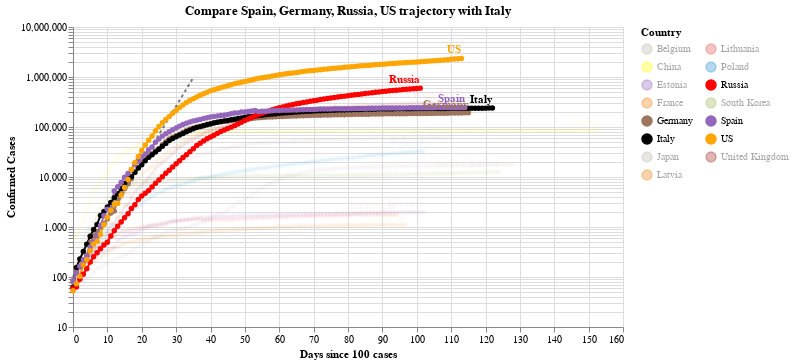

Here is the notebook cell this chart was saved with:
### Code cell
#hide_input
chart2 = make_since_chart(dff2, ['Spain', 'Germany','Russia', 'US'], baseline_countries)
chart2

### Figure 1 — Vega-Lite specification as saved in the notebook (floating-point values rounded to 4 significant figures; data arrays with more than 128 entries replaced by an {"elided": "..."} marker saying what was removed)
{"config": {"view": {"continuousWidth": 400, "continuousHeight": 300}}, "layer": [{"data": {"name": "data-628230001892d6798b50651be41d1b3e"}, "mark": {"type": "line", "color": "black", "opacity": 0.5, "strokeDash": [3, 3]}, "encoding": {"x": {"type": "quantitative", "field": "Days since 100 cases"}, "y": {"type": "quantitative", "field": "Confirmed Cases"}}}, {"data": {"name": "data-8963d3cd024d018332f830ad70bc8872"}, "mark": {"type": "line", "point": true}, "encoding": {"color": {"type": "nominal", "field": "Country", "legend": {"columns": 2}, "scale": {"domain": ["Belgium", "China", "Estonia", "France", "Germany", "Italy", "Japan", "Latvia", "Lithuania", "Poland", "Russia", "South Korea", "Spain", "US", "United Kingdom"], "range": ["#C1B7AD", "yellow", "#9467bd", "#F58518", "#9D755D", "black", "#C1B7AD", "#F58518", "#E45756", "#2495D3", "red", "#A1BA59", "#9467bd", "orange", "brown"]}}, "opacity": {"condition": {"value": 1, "selection": "selector003"}, "value": 0.05}, "tooltip": [{"type": "nominal", "field": "Country"}, {"type": "temporal", "field": "Date"}, {"type": "quantitative", "field": "Confirmed Cases"}, {"type": "quantitative", "field": "Days since 100 cases"}], "x": {"type": "quantitative", "field": "Days since 100 cases"}, "y": {"type": "quantitative", "field": "Confirmed Cases", "scale": {"type": "log"}}}, "selection": {"selector003": {"type": "multi", "fields": ["Country"], "bind": "legend", "init": [{"Country": "Spain"}, {"Country": "Germany"}, {"Country": "Russia"}, {"Country": "US"}, {"Country": "Italy"}]}}, "width": 550}, {"data": {"name": "data-8963d3cd024d018332f830ad70bc8872"}, "mark": {"type": "text", "align": "right", "dy": -8, "fontWeight": "bold"}, "encoding": {"color": {"type": "nominal", "field": "Country", "legend": {"columns": 2}, "scale": {"domain": ["Belgium", "China", "Estonia", "France", "Germany", "Italy", "Japan", "Latvia", "Lithuania", "Poland", "Russia", "South Korea", "Spain", "US", "United Kingdom"], "range": ["#C1B7AD", "yellow", "#9467bd", "#F58518", "#9D755D", "black", "#C1B7AD", "#F58518", "#E45756", "#2495D3", "red", "#A1BA59", "#9467bd", "orange", "brown"]}}, "opacity": {"condition": {"value": 1, "selection": "selector003"}, "value": 0.05}, "text": {"type": "nominal", "field": "Country"}, "tooltip": [{"type": "nominal", "field": "Country"}, {"type": "temporal", "field": "Date"}, {"type": "quantitative", "field": "Confirmed Cases"}, {"type": "quantitative", "field": "Days since 100 cases"}], "x": {"type": "quantitative", "field": "Days since 100 cases"}, "y": {"type": "quantitative", "field": "Confirmed Cases", "scale": {"type": "log"}}}, "transform": [{"filter": "(datum['Date'] >= 1592870400000)"}], "width": 550}], "title": "Compare Spain, Germany, Russia, US trajectory with Italy", "$schema": "https://vega.github.io/schema/vega-lite/v4.0.2.json", "datasets": {"data-628230001892d6798b50651be41d1b3e": [{"Days since 100 cases": 0, "Confirmed Cases": 100.0}, {"Days since 100 cases": 1, "Confirmed Cases": 130.0}, {"Days since 100 cases": 2, "Confirmed Cases": 169.0}, {"Days since 100 cases": 3, "Confirmed Cases": 219.7}, {"Days since 100 cases": 4, "Confirmed Cases": 285.6}, {"Days since 100 cases": 5, "Confirmed Cases": 371.3}, {"Days since 100 cases": 6, "Confirmed Cases": 482.7}, {"Days since 100 cases": 7, "Confirmed Cases": 627.5}, {"Days since 100 cases": 8, "Confirmed Cases": 815.7}, {"Days since 100 cases": 9, "Confirmed Cases": 1060.0}, {"Days since 100 cases": 10, "Confirmed Cases": 1379.0}, {"Days since 100 cases": 11, "Confirmed Cases": 1792.0}, {"Days since 100 cases": 12, "Confirmed Cases": 2330.0}, {"Days since 100 cases": 13, "Confirmed Cases": 3029.0}, {"Days since 100 cases": 14, "Confirmed Cases": 3937.0}, {"Days since 100 cases": 15, "Confirmed Cases": 5119.0}, {"Days since 100 cases": 16, "Confirmed Cases": 6654.0}, {"Days since 100 cases": 17, "Confirmed Cases": 8650.0}, {"Days since 100 cases": 18, "Confirmed Cases": 11250.0}, {"Days since 100 cases": 19, "Confirmed Cases": 14620.0}, {"Days since 100 cases": 20, "Confirmed Cases": 19000.0}, {"Days since 100 cases": 21, "Confirmed Cases": 24710.0}, {"Days since 100 cases": 22, "Confirmed Cases": 32120.0}, {"Days since 100 cases": 23, "Confirmed Cases": 41750.0}, {"Days since 100 cases": 24, "Confirmed Cases": 54280.0}, {"Days since 100 cases": 25, "Confirmed Cases": 70560.0}, {"Days since 100 cases": 26, "Confirmed Cases": 91730.0}, {"Days since 100 cases": 27, "Confirmed Cases": 119300.0}, {"Days since 100 cases": 28, "Confirmed Cases": 155000.0}, {"Days since 100 cases": 29, "Confirmed Cases": 201500.0}, {"Days since 100 cases": 30, "Confirmed Cases": 262000.0}, {"Days since 100 cases": 31, "Confirmed Cases": 340600.0}, {"Days since 100 cases": 32, "Confirmed Cases": 442800.0}, {"Days since 100 cases": 33, "Confirmed Cases": 575600.0}, {"Days since 100 cases": 34, "Confirmed Cases": 748300.0}, {"Days since 100 cases": 35, "Confirmed Cases": 972800.0}], "data-8963d3cd024d018332f830ad70bc8872": {"elided": "1718 records"}}}
